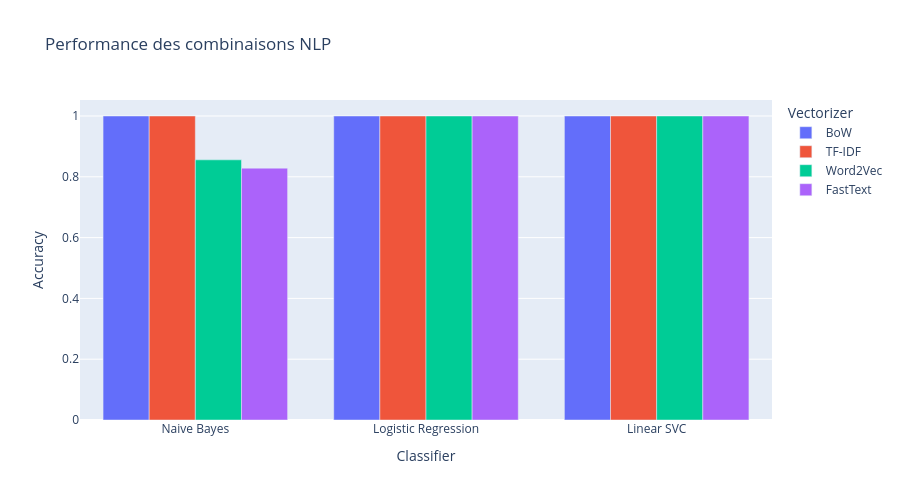

The cell this chart's notebook holds for it:
### Markdown cell above
## Synthèse des résultats NLP

### Code cell
df_nlp = pd.DataFrame(nlp_results)
fig_nlp = px.bar(
    df_nlp, 
    x='Classifier', y='Accuracy', color='Vectorizer', 
    barmode='group', title='Performance des combinaisons NLP',
    height=500
)
fig_nlp.show()

display(df_nlp[['Vectorizer', 'Classifier', 'Accuracy', 'F1-Score']].sort_values('Accuracy', ascending=False).round(4))

### Figure 1 — Plotly figure (JSON) as saved in the notebook; plotly's stock layout.template omitted (floating-point values rounded to 4 significant figures)
{"data": [{"alignmentgroup": "True", "hovertemplate": "Vectorizer=BoW<br>Classifier=%{x}<br>Accuracy=%{y}<extra></extra>", "legendgroup": "BoW", "marker": {"color": "#636efa", "pattern": {"shape": ""}}, "name": "BoW", "offsetgroup": "BoW", "orientation": "v", "showlegend": true, "textposition": "auto", "type": "bar", "x": ["Naive Bayes", "Logistic Regression", "Linear SVC"], "xaxis": "x", "y": [1, 1, 1], "yaxis": "y"}, {"alignmentgroup": "True", "hovertemplate": "Vectorizer=TF-IDF<br>Classifier=%{x}<br>Accuracy=%{y}<extra></extra>", "legendgroup": "TF-IDF", "marker": {"color": "#EF553B", "pattern": {"shape": ""}}, "name": "TF-IDF", "offsetgroup": "TF-IDF", "orientation": "v", "showlegend": true, "textposition": "auto", "type": "bar", "x": ["Naive Bayes", "Logistic Regression", "Linear SVC"], "xaxis": "x", "y": [1, 1, 1], "yaxis": "y"}, {"alignmentgroup": "True", "hovertemplate": "Vectorizer=Word2Vec<br>Classifier=%{x}<br>Accuracy=%{y}<extra></extra>", "legendgroup": "Word2Vec", "marker": {"color": "#00cc96", "pattern": {"shape": ""}}, "name": "Word2Vec", "offsetgroup": "Word2Vec", "orientation": "v", "showlegend": true, "textposition": "auto", "type": "bar", "x": ["Naive Bayes", "Logistic Regression", "Linear SVC"], "xaxis": "x", "y": [0.8558, 1, 1], "yaxis": "y"}, {"alignmentgroup": "True", "hovertemplate": "Vectorizer=FastText<br>Classifier=%{x}<br>Accuracy=%{y}<extra></extra>", "legendgroup": "FastText", "marker": {"color": "#ab63fa", "pattern": {"shape": ""}}, "name": "FastText", "offsetgroup": "FastText", "orientation": "v", "showlegend": true, "textposition": "auto", "type": "bar", "x": ["Naive Bayes", "Logistic Regression", "Linear SVC"], "xaxis": "x", "y": [0.8284, 1, 1], "yaxis": "y"}], "layout": {"barmode": "group", "height": 500, "legend": {"title": {"text": "Vectorizer"}, "tracegroupgap": 0}, "title": {"text": "Performance des combinaisons NLP"}, "xaxis": {"anchor": "y", "domain": [0, 1], "title": {"text": "Classifier"}}, "yaxis": {"anchor": "x", "domain": [0, 1], "title": {"text": "Accuracy"}}}}
